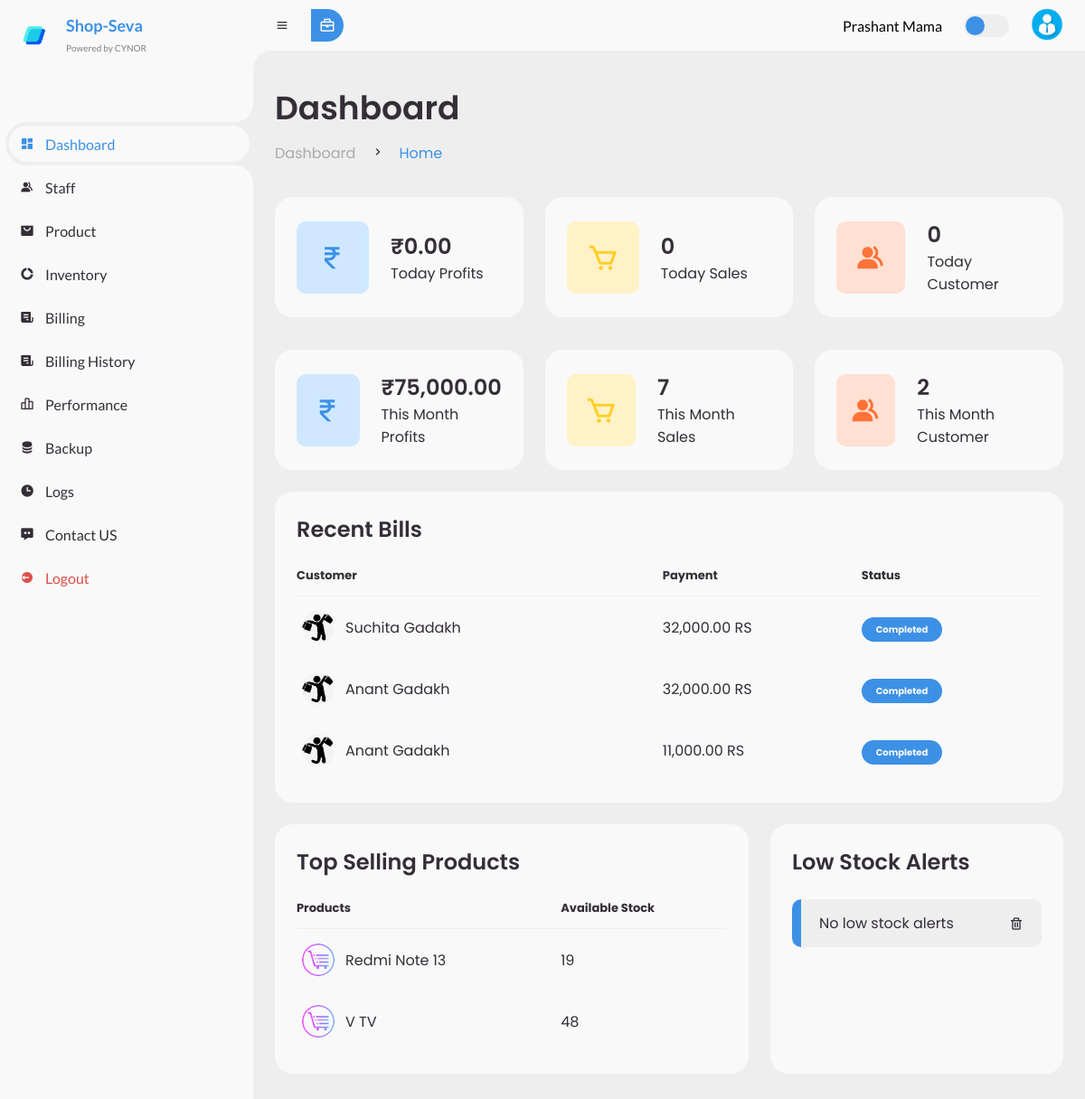
Page /AdminDashboard/admin_dashboard.php (signed in) on the committed database.
### tables this page shows
CREATE TABLE `sales` (
  `id` int(11) NOT NULL,
  `user_id` int(11) NOT NULL,
  `customer_name` varchar(255) NOT NULL,
  `customer_phone` varchar(20) DEFAULT NULL,
  `total` decimal(10,2) NOT NULL,
  `discount` decimal(5,2) NOT NULL DEFAULT 0.00,
  `created_at` datetime NOT NULL
);

CREATE TABLE `products` (
  `id` int(11) NOT NULL,
  `name` varchar(100) DEFAULT NULL,
  `sku` varchar(50) DEFAULT NULL,
  `price` decimal(10,2) DEFAULT NULL,
  `stock` int(11) DEFAULT NULL,
  `low_stock_alert` int(11) DEFAULT 10,
  `tax_rate` decimal(5,2) DEFAULT NULL,
  `created_at` timestamp NOT NULL DEFAULT current_timestamp(),
  `description` text NOT NULL
);

### AdminDashboard/admin_dashboard.php (the view, shortened to what this page needs)
<?php
$user_name = $_SESSION['user']['name'];
require_once 'db.php';
$sql_today_profit = "SELECT SUM(total) as today_profit FROM sales WHERE DATE(created_at) = CURDATE()";
$result_today_profit = $conn->query($sql_today_profit);
$today_profit = $result_today_profit->fetch_assoc()['today_profit'] ?? 0;
$sql_today_sales = "SELECT SUM(si.quantity) as today_sales
                    FROM sale_items si
                    JOIN sales s ON si.sale_id = s.id
                    WHERE DATE(s.created_at) = CURDATE()";
$result_today_sales = $conn->query($sql_today_sales);
$today_sales = $result_today_sales->fetch_assoc()['today_sales'] ?? 0;
$sql_today_customers = "SELECT COUNT(DISTINCT customer_name) as today_customers
                        FROM sales
                        WHERE DATE(created_at) = CURDATE()";
$result_today_customers = $conn->query($sql_today_customers);
$today_customers = $result_today_customers->fetch_assoc()['today_customers'] ?? 0;
$sql_month_profit = "SELECT SUM(total) as month_profit
                     FROM sales
                     WHERE MONTH(created_at) = MONTH(CURDATE())
                     AND YEAR(created_at) = YEAR(CURDATE())";
$result_month_profit = $conn->query($sql_month_profit);
$month_profit = $result_month_profit->fetch_assoc()['month_profit'] ?? 0;
$sql_month_sales = "SELECT SUM(si.quantity) as month_sales
                    FROM sale_items si
                    JOIN sales s ON si.sale_id = s.id
                    WHERE MONTH(s.created_at) = MONTH(CURDATE())
                    AND YEAR(s.created_at) = YEAR(CURDATE())";
$result_month_sales = $conn->query($sql_month_sales);
$month_sales = $result_month_sales->fetch_assoc()['month_sales'] ?? 0;
$sql_month_customers = "SELECT COUNT(DISTINCT customer_name) as month_customers
                        FROM sales
                        WHERE MONTH(created_at) = MONTH(CURDATE())
                        AND YEAR(created_at) = YEAR(CURDATE())";
$result_month_customers = $conn->query($sql_month_customers);
$month_customers = $result_month_customers->fetch_assoc()['month_customers'] ?? 0;
$sql_recent_bills = "SELECT customer_name, total
                     FROM sales
                     ORDER BY created_at DESC LIMIT 5";
$result_recent_bills = $conn->query($sql_recent_bills);
$sql_top_products = "SELECT p.id, p.name, p.stock, SUM(si.quantity) as total_sold
                     FROM sale_items si
                     JOIN products p ON si.product_id = p.id
                     GROUP BY p.id, p.name, p.stock
                     ORDER BY total_sold DESC LIMIT 5";
$result_top_products = $conn->query($sql_top_products);
$sql_low_stock = "SELECT p.name, p.stock,
                  (SELECT SUM(pi.quantity) FROM purchase_items pi WHERE pi.product_id = p.id) AS initial_stock
                  FROM products p
                  WHERE p.stock <= 0.1 * (SELECT SUM(pi.quantity) FROM purchase_items pi WHERE pi.product_id = p.id)";
$result_low_stock = $conn->query($sql_low_stock);
?>
<!DOCTYPE html>
<html lang="en">
<head>
    <link href='https://unpkg.com/boxicons@2.0.9/css/boxicons.min.css' rel='stylesheet'>
    <link rel="stylesheet" href="style.css">
</head>
<body>
    <section id="sidebar">
        <a href="https://cynortech.in/" class="brand" style="margin-top: 11px; margin-left: 11px; pading:8px; " >
            <img src="./img/crm.png" alt="CYNOR Logo" style="height: 30px; width: auto; margin-right: 19px; margin-left: 11px; ">
            <span class="text" style="font-size: 18px; font-weight: bold;">
                Shop-Seva<br>
                <span style="font-size: 10px; color: gray; font-weight: normal;">Powered by CYNOR</span>
            </span>
        </a>
        <ul class="side-menu top">
            <li class="active">
                <a href="admin_dashboard.php">
                    <i class='bx bxs-dashboard'></i>
                    <span class="text">Dashboard</span>
                </a>
            </li>
            <li>
                <a href="staff.php">
                    <i class='bx bxs-group'></i>
                    <span class="text">Staff</span>
                </a>
            </li>
            <li>
                <a href="products.php">
                    <i class='bx bxs-shopping-bag-alt'></i>
                    <span class="text">Product</span>
                </a>
            </li>
            <li>
                <a href="inventory.php">
                    <i class='bx bxs-doughnut-chart'></i>
                    <span class="text">Inventory</span>
                </a>
            </li>
            <li>
                <a href="billing.php">
                    <i class='bx bxs-receipt'></i>
                    <span class="text">Billing</span>
                </a>
            </li>
            <li>
                <a href="billing_history.php">
                    <i class='bx bxs-receipt'></i>
                    <span class="text">Billing History</span>
                </a>
            </li>
            <li>
                <a href="performance.php">
                    <i class='bx bx-bar-chart-alt-2'></i>
                    <span class="text">Performance</span>
                </a>
            </li>
            <li>
                <a href="backup.php">
                    <i class='bx bxs-data'></i>
                    <span class="text">Backup</span>
                </a>
            </li>
            <li>
                <a href="logs.php">
                    <i class='bx bxs-time'></i>
                    <span class="text">Logs</span>
                </a>
            </li>
            <li>
                <a href="contact.php">
                    <i class='bx bxs-message-dots'></i>
                    <span class="text">Contact US</span>
                </a>
            </li>
            <li>
                <a href="../logout.php" class="logout">
                    <i class='bx bxs-log-out-circle'></i>
                    <span class="text">Logout</span>
                </a>
            </li>
        </ul>
    </section>
    <section id="content">
        <nav>
            <i class='bx bx-menu'></i>
            <form action="#">
                <div class="form-input">
                <button type="submit" class="search-btn">
                    <i class='bx bx-briefcase'></i>
                </button>
            </div>
            </form>
            <span class="text">
                <?php echo htmlspecialchars($user_name); ?>
            </span>
            <label for="switch-mode" class="switch-mode"></label>
            <a href="#" class="profile">
                <img src="img/profile.png">
            </a>
        </nav>
        <main>
            <div class="head-title">
                <div class="left">
                    <h1>Dashboard</h1>
                    <ul class="breadcrumb">
                        <li>
                            <a href="#">Dashboard</a>
                        </li>
                        <li><i class='bx bx-chevron-right'></i></li>
                        <li>
                            <a class="active" href="#">Home</a>
                        </li>
                    </ul>
                </div>
            </div>
            <ul class="box-info">
                <li>
                    <i class='bx bx-rupee'></i>
                    <span class="text">
                        <h3>₹<?php echo number_format($today_profit, 2); ?></h3>
                        <p>Today Profits</p>
                    </span>
                </li>
                <li>
                    <i class='bx bx-cart'></i>
                    <span class="text">
                        <h3><?php echo $today_sales; ?></h3>
                        <p>Today Sales</p>
                    </span>
                </li>
                <li>
                    <i class='bx bxs-group'></i>
                    <span class="text">
                        <h3><?php echo $today_customers; ?></h3>
                        <p>Today Customer</p>
                    </span>
                </li>
            </ul>
            <ul class="box-info">
                <li>
                    <i class='bx bx-rupee'></i>
                    <span class="text">
                        <h3>₹<?php echo number_format($month_profit, 2); ?></h3>
                        <p>This Month Profits</p>
                    </span>
                </li>
                <li>
                    <i class='bx bx-cart'></i>
                    <span class="text">
                        <h3><?php echo $month_sales; ?></h3>
                        <p>This Month Sales</p>
                    </span>
                </li>
                <li>
                    <i class='bx bxs-group'></i>
                    <span class="text">
                        <h3><?php echo $month_customers; ?></h3>
                        <p>This Month Customer</p>
                    </span>
                </li>
            </ul>
            <div class="table-data">
                <div class="order">
                    <div class="head">
                        <h3>Recent Bills</h3>
                    </div>
                    <table>
                        <thead>
                            <tr>
                                <th>Customer</th>
                                <th>Payment</th>
                                <th>Status</th>
                            </tr>
                        </thead>
                        <tbody>
                            <?php if ($result_recent_bills->num_rows > 0): ?>
                                <?php while ($bill = $result_recent_bills->fetch_assoc()): ?>
                                    <tr>
                                        <td>
                                            <img src="img/cutomer.png">
                                            <p><?php echo htmlspecialchars($bill['customer_name']); ?></p>
                                        </td>
                                        <td><?php echo number_format($bill['total'], 2); ?> RS</td>
                                        <td><span class="status completed">Completed</span></td>
                                    </tr>
                                <?php endwhile; ?>
                            <?php else: ?>
                                <tr>
                                    <td colspan="3">No recent bills found.</td>
                                </tr>
                            <?php endif; ?>
                        </tbody>
                    </table>
                </div>
                <div class="order">
                    <div class="head">
                        <h3>Top Selling Products</h3>
                    </div>
                    <table>
                        <thead>
                            <tr>
                                <th>Products</th>
                                <th>Available Stock</th>
                            </tr>
                        </thead>
                        <tbody>
                            <?php if ($result_top_products->num_rows > 0): ?>
                                <?php while ($product = $result_top_products->fetch_assoc()): ?>
                                    <tr>
                                        <td>
                                            <img src="img/product.png">
                                            <p><?php echo htmlspecialchars($product['name']); ?></p>
                                        </td>
                                        <td><?php echo $product['stock']; ?></td>
                                    </tr>
                                <?php endwhile; ?>
                            <?php else: ?>
                                <tr>
                                    <td colspan="2">No top selling products found.</td>
                                </tr>
                            <?php endif; ?>
                        </tbody>
                    </table>
                </div>
                <div class="todo">
                    <div class="head">
                        <h3>Low Stock Alerts</h3>
                    </div>
                    <ul class="todo-list">
                        <?php
                        if ($result_low_stock->num_rows > 0) {
                            while ($row = $result_low_stock->fetch_assoc()) {
                                $status_class = $row['stock'] == 0 ? 'not-completed' : 'completed';
                        ?>
                                <li class="<?php echo $status_class; ?>">
                                    <p><?php echo htmlspecialchars($row['name']); ?></p>
                                    <i class='bx bx-trash'></i>
                                </li>
                        <?php
                            }
                        } else {
                            echo '<li class="completed"><p>No low stock alerts</p><i class="bx bx-trash"></i></li>';
                        }
                        ?>
                    </ul>
                </div>
            </div>
        </main>
    </section>
</body>
</html>

### rows in the picture
sales: customer_name "Suchita Gadakh", total "32,000.00"
sales: customer_name "Anant Gadakh", total "32,000.00"
sales: customer_name "Anant Gadakh", total "11,000.00"
products: name "Redmi Note 13", stock "19"
products: name "V TV", stock "48"

### other values in the picture
$user_name "Prashant Mama"
$today_profit "0.00"
$today_sales "0"
$today_customers "0"
$month_profit "75,000.00"
$month_sales "7"
$month_customers "2"
